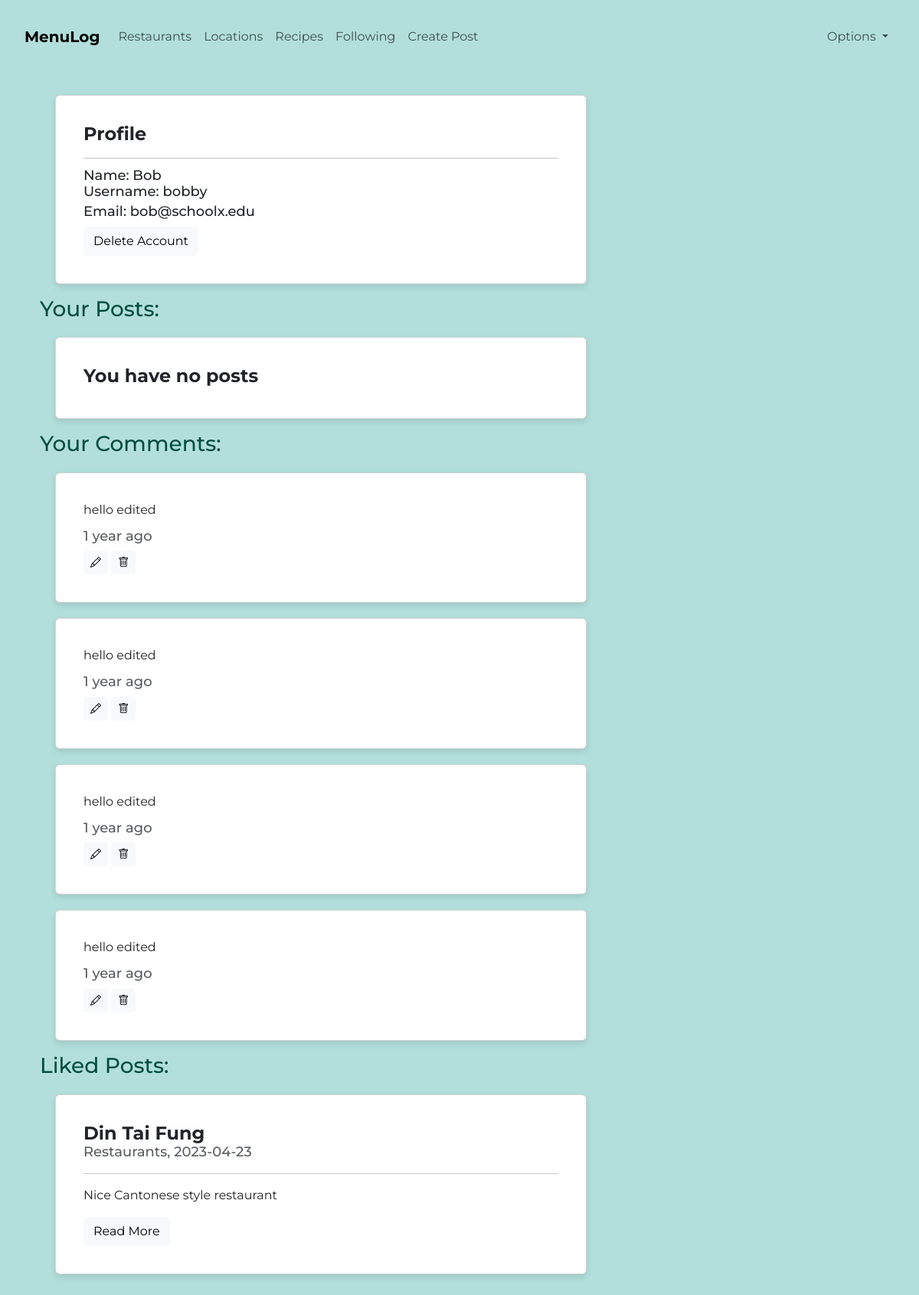
Screenshot of /profile (signed in) with the database file from the repository.
### tables this page shows
CREATE TABLE users(
        id INTEGER PRIMARY KEY,
        name TEXT,
        username TEXT,
        email TEXT,
        password TEXT
    );

CREATE TABLE comments(
        id INTEGER PRIMARY KEY,
        content TEXT,
        datetime TEXT,
        user_id INTEGER,
        post_id INTEGER,
        FOREIGN KEY (user_id) REFERENCES users(id) on delete cascade,
        FOREIGN KEY (post_id) REFERENCES posts(id) on delete cascade
);

CREATE TABLE posts(
        id INTEGER PRIMARY KEY,
        title VARCHAR(100),
        category TEXT,
        content TEXT,
        datetime TEXT,
        image_name TEXT,
        user_id INTEGER, rating INT, tags TEXT,
        FOREIGN KEY (user_id) REFERENCES users(id) on delete cascade
    );

### app.py (the view)
@app.route('/profile')
@token_required
def profile():
    current_user = jwt.decode(session['token'], token_key, algorithms=['HS256'])
    user_id = current_user['user_id']
    db = database_worker("shelfshare.db")
    user = db.search(f"SELECT * FROM users WHERE id = {user_id}")
    posts = db.search(f"SELECT * FROM posts WHERE user_id = {user_id} ORDER BY posts.datetime DESC")
    comments = db.search(f"SELECT * FROM comments WHERE user_id = {user_id} ORDER BY comments.datetime DESC")
    liked_posts = db.search(f"SELECT posts.* FROM likes INNER JOIN posts ON likes.post_id = posts.id WHERE likes.user_id = {user_id}")
    return render_template('profile.html', posts=posts, comments=comments, liked_posts=liked_posts, user=user[0])

### app.py (called while the page is built)
def parse_date(value):
    return value.split(' ')[0]

def how_much_time_ago(value):
    now = datetime.now()
    post_date = datetime.strptime(value, '%Y-%m-%d %H:%M:%S.%f')
    time_diff = now - post_date
    time_units = [
        ('year', 60*60*24*365),
        ('month', 60*60*24*30),
        ('week', 60*60*24*7),
        ('day', 60*60*24),
        ('hour', 60*60),
        ('minute', 60),
        ('second', 1)
    ]
    for unit, unit_length in time_units:
        if time_diff.total_seconds() > unit_length:
            num_units = int(time_diff.total_seconds() // unit_length)
            unit = unit if num_units == 1 else unit + 's'  # Handle plural units
            return f"{num_units} {unit} ago"
    return "Just now"

def token_required(f):
    @wraps(f)
    def decorated(*args, **kwargs):
        if 'token' not in session:
            return redirect(url_for('login'))
        try:
            data = jwt.decode(session['token'], token_key, algorithms=['HS256'])
        except:
            return redirect(url_for('login'))
        return f(*args, **kwargs)
    return decorated

### my_lib.py (called while the page is built)
    def search(self, query):
        result = self.cursor.execute(query).fetchall()
        return result

### templates/profile.html (shortened to what this page needs)
{% extends "base.html" %}
{% block content %}
<div class="container mt-5">
    <div class="col-md-8" style="padding-left: 10px">
        <div class="card mb-3">
            <div class="card-body">
                <h2 class="card-title mb-3">Profile</h2>
                <hr>
                <h4 class="card-subtitle mb-1">Name: {{ user[1] }}</h4>
                <h6 class="card-subtitle mb-2">Username: {{ user[2] }}</h6>
                <h6 class="card-subtitle mb-2">Email: {{ user[3] }}</h6>
                <form>
                    <a href="{{ url_for('delete_profile', user_id=user[0]) }}" class="btn btn-primary btn-light" onclick="return confirm('Are you sure you want to permanently delete your account?')">Delete Account</a>
                </form>
            </div>
        </div>
        <h3> Your Posts:</h3>
        {% if posts %}
            {% for post in posts %}
                <div class="card mb-3">
                    <div class="card-body">
                        <h5 class="card-title mb-1">{{ post[1] }}</h5>
                        <h6 class="card-subtitle mb-2 text-muted">{{ post[2] }}, {{ post[4]|parse_date }}</h6>
                        <hr>
                        <p class="card-text">{{ post[3] }}</p>
                        {% if post[5] != 'None' %}
                            <img src="/file/{{ post[5] }}" class="img-fluid" alt="Responsive image" style="height: auto; width: 400px;">
                        {% endif %}
                        <form>
                            <a href="{{ url_for('view_post', post_id=post[0]) }}" class="btn btn-primary btn-light">Read More</a>
                            <a href="{{ url_for('edit_post', post_id=post[0]) }}" class="btn btn-light btn-sm">
                                <i class="bi bi-pencil"></i>
                            </a>
                            <a href="{{ url_for('delete_post', post_id=post[0]) }}" class="btn btn-light btn-sm" onclick="return confirm('Are you sure you want to delete this post?')">
                                <i class="bi bi-trash"></i>
                            </a>
                        </form>
                    </div>
                </div>
            {% endfor %}
        {% else %}
            <div class="card mb-3">
                <div class="card-body">
                    <h5 class="card-title mb-1">You have no posts</h5>
                </div>
            </div>
        {% endif %}
        <h3>Your Comments:</h3>
        {%  if comments %}
            {% for comment in comments %}
                <div class="card mb-3">
                    <div class="card-body">
                        <p class="card-text">{{ comment[1] }}</p>
                        <h6 class="card-subtitle mb-2 text-muted">{{ comment[2] | how_much_time_ago}}</h6>
                        <form>
                            <a href="{{ url_for('edit_comment', comment_id=comment[0]) }}" class="btn btn-light btn-sm">
                                <i class="bi bi-pencil"></i>
                            </a>
                            <a href="{{ url_for('delete_comment', comment_id=comment[0]) }}" class="btn btn-light btn-sm" onclick="return confirm('Are you sure you want to delete this comment?')">
                                <i class="bi bi-trash"></i>
                            </a>
                        </form>
                    </div>
                </div>
            {% endfor %}
        {% else %}
            <div class="card mb-3">
                <div class="card-body">
                    <h5 class="card-title mb-1">You have no comments</h5>
                </div>
            </div>
        {% endif %}
        <h3>Liked Posts:</h3>
        {% if liked_posts %}
            {% for post in liked_posts %}
                <div class="card mb-3">
                    <div class="card-body">
                        <h5 class="card-title mb-1">{{ post[1] }}</h5>
                        <h6 class="card-subtitle mb-2 text-muted">{{ post[2] }}, {{ post[4]|parse_date }}</h6>
                        <hr>
                        <p class="card-text">{{ post[3] }}</p>
                        <form>
                            <a href="{{ url_for('view_post', post_id=post[0]) }}" class="btn btn-primary btn-light">Read More</a>
                        </form>
                    </div>
                </div>
            {% endfor %}
        {% else %}
            <div class="card mb-3">
                <div class="card-body">
                    <h5 class="card-title mb-1">You have no liked posts</h5>
                </div>
            </div>
        {% endif %}
    </div>
</div>
{% endblock %}

### static/style.css (style rules this page uses)
.body_index { background-color: #B2DFDB; font-family: 'Montserrat', Arial, Helvetica, sans-serif; color: #004D40; padding: 20px; }
.card { background-color: #FFFFFF; border: 1px solid #BDBDBD; border-radius: 10px; box-shadow: 0 4px 8px rgba(0, 0, 0, 0.1); margin: 20px; padding: 20px; }
.card-title { font-size: 24px; font-weight: 700; color: #004D40; }
.card-subtitle { font-size: 18px; color: #00796B; }
.card-text { font-size: 16px; color: #212121; }
a { color: #004D40; text-decoration: none; font-weight: 700; }

### rows the page displays
users: name "Bob", username "bobby", email "bob@schoolx.edu"
comments: content "hello edited", datetime "1 year ago"
comments: content "hello edited", datetime "1 year ago"
comments: content "hello edited", datetime "1 year ago"
comments: content "hello edited", datetime "1 year ago"
posts: title "Din Tai Fung", category "Restaurants", datetime "2023-04-23", content "Nice Cantonese style restaurant"
